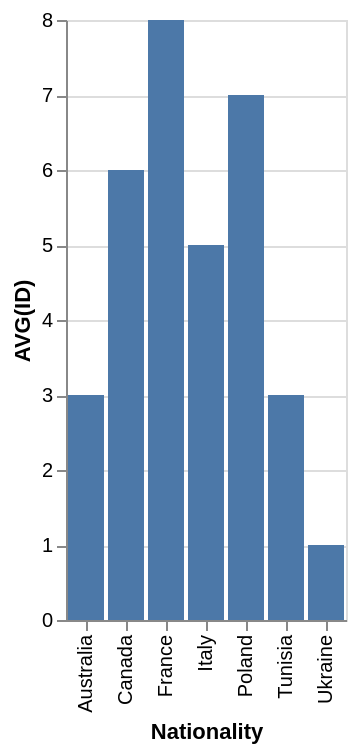

Express this chart as Vega-Lite.
### Vega-Lite specification from a JSON file in a GitHub repository (floating-point values rounded to 4 significant figures)
{"data": {"values": [{"x_data": "Australia", "y_data": 3}, {"x_data": "Canada", "y_data": 6}, {"x_data": "France", "y_data": 8}, {"x_data": "Italy", "y_data": 5}, {"x_data": "Poland", "y_data": 7}, {"x_data": "Tunisia", "y_data": 3}, {"x_data": "Ukraine", "y_data": 1}]}, "mark": "bar", "encoding": {"x": {"field": "x_data", "type": "nominal", "title": "Nationality", "sort": "ascending"}, "y": {"field": "y_data", "type": "quantitative", "title": "AVG(ID)"}}}
